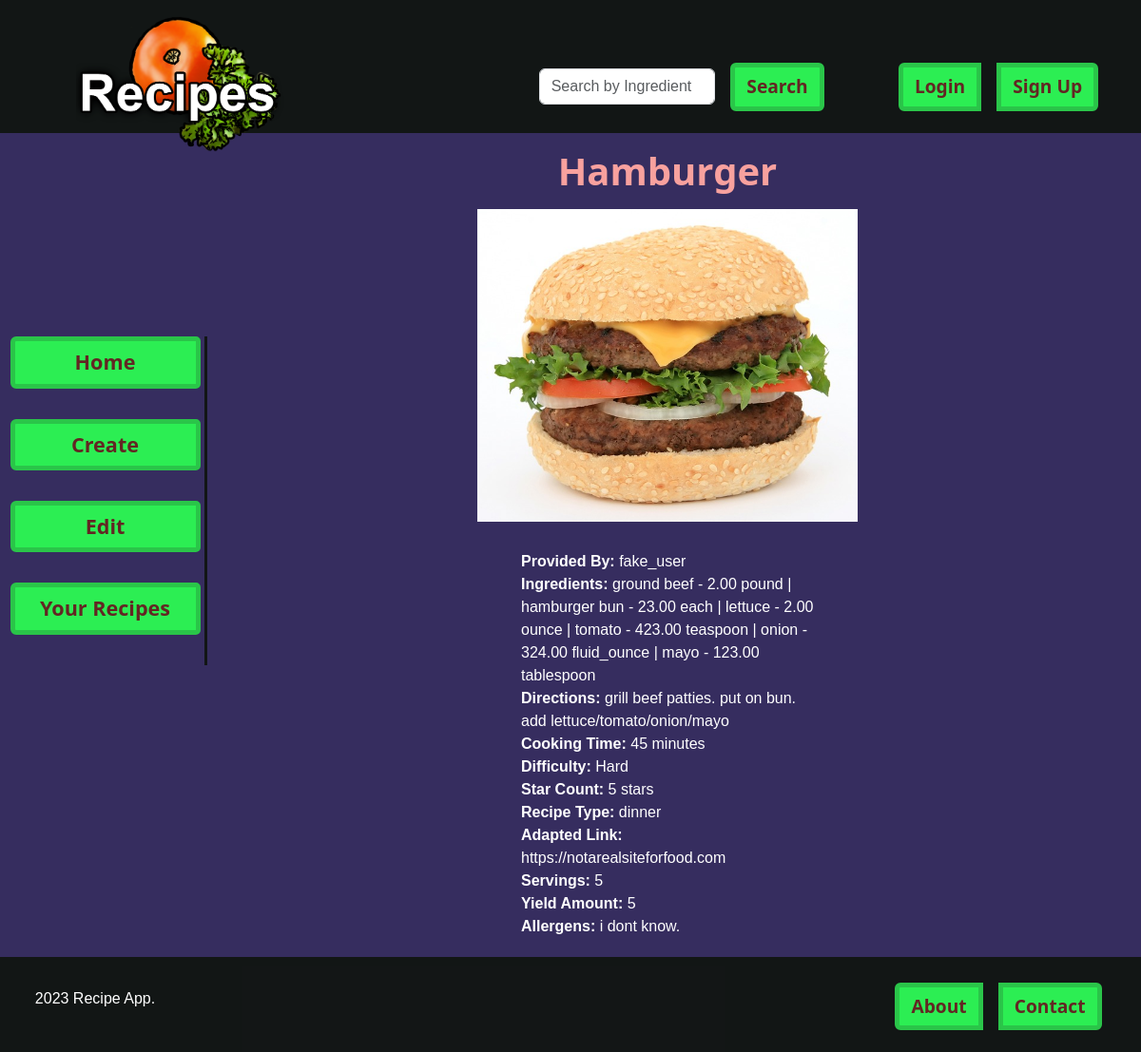
/list/2, run on the app's committed database.
### recipe/models.py (models this page shows, shortened)
class Recipe(models.Model):
    id = models.AutoField(primary_key=True)
    title = models.CharField(max_length=255)
    user = models.ForeignKey(
        "user.User",
        on_delete=models.CASCADE,
        default=None,
        null=True,
        related_name="recipes",
    )
    recipe_ingredients = models.ManyToManyField(
        "recipeingredient.RecipeIngredient",
        through="recipeingredientintermediary.RecipeIngredientIntermediary",
    )
    directions = models.TextField()
    cooking_time = models.PositiveIntegerField(null=True, blank=False)
    star_count = models.PositiveIntegerField(
        choices=[(i, i) for i in range(1, 6)], null=True, blank=False
    )
    recipe_type = models.CharField(max_length=100, choices=RECIPE_TYPES, blank=False)
    adapted_link = models.URLField(blank=True, null=True, default=None)
    servings = models.PositiveIntegerField(null=True, blank=False)
    yield_amount = models.IntegerField(blank=True, null=True, default=None)
    allergens = models.TextField(
        blank=True,
    )
    small_desc = models.TextField(
        max_length=200, default="No Description has been added currently."
    )
    pic = models.ImageField(upload_to="recipe", default="no_picture.jpg")
    def calculate_difficulty(self):
        try:
            ingredients_len = len(self.recipe_ingredients.all())
            if self.cooking_time < 10 and ingredients_len < 4:
                return "Easy"
            elif self.cooking_time < 10 and ingredients_len > 4:
                return "Medium"
            elif self.cooking_time >= 10 and ingredients_len < 4:
                return "Intermediate"
            elif self.cooking_time >= 10 and ingredients_len >= 4:
                return "Hard"
        except:
            print("Missing an appropriate cooking time or ingredients.")
            return "Missing cooking time or ingredients."

### user/models.py (models this page shows)
class User(models.Model):
    id = models.AutoField(primary_key=True)
    username = models.CharField(max_length=150, unique=True)
    password = models.CharField(max_length=128)
    email = models.EmailField(unique=True)
    pic = models.ImageField(upload_to="user", default="no_picture.jpg")
    def __str__(self):
        return str(self.username)

### recipeingredient/models.py (models this page shows, shortened)
class RecipeIngredient(models.Model):
    id = models.AutoField(primary_key=True)
    ingredient = models.ForeignKey("ingredient.Ingredient", on_delete=models.CASCADE)
    calorie_content = models.DecimalField(max_digits=8, decimal_places=2)
    amount = models.DecimalField(
        max_digits=8, decimal_places=2, validators=[MinValueValidator(0)]
    )
    amount_type = models.CharField(max_length=100, choices=AMOUNT_TYPES)
    cost = models.DecimalField(
        max_digits=8, decimal_places=2, validators=[MinValueValidator(0)]
    )
    supplier = models.CharField(max_length=255)
    grams = models.DecimalField(
        max_digits=8, decimal_places=2, validators=[MinValueValidator(0)]
    )

### ingredient/models.py (models this page shows)
class Ingredient(models.Model):
    id = models.AutoField(primary_key=True)
    name = models.CharField(max_length=255, null=True, blank=False)
    def __str__(self):
        return str(self.name)

### recipe/views.py (the view)
# urls.py: path("list/<pk>", RecipeDetailView.as_view(), name="detail"),
class RecipeDetailView(DetailView):  # class-based view
    model = Recipe  # specify model
    template_name = "recipe/recipe_detail.html"  # specify template

### recipe/templates/recipe/recipe_detail.html (shortened to what this page needs)
{% extends "recipe/recipes_home.html" %}
{% load static %}
{% load custom_filters %}
    {% block main %}
    <div class="row" style="margin-top: 156px">
        <div class="col-2"></div>
        <div class="col-10">
            <main>
                <section class="container" style="color: white;">
                    <div class="row">
                        <div class="col-12 card-title-style" style="text-align: center; justify-content: center;">
                            <h1><b>{{object.title}}</b></h1>
                            <img src="{{object.pic.url}}" style="padding-bottom: 6px; width: 400px;" />
                        </div>
                    </div>
                    <div class="row">
                        <div class="col-4"></div>
                        <div class="col-4" style="text-align: left; justify-content: left; padding-bottom: 20px;">
                            <br>
                            <b>Provided By: </b>{{object.user}}
                            <br>
                            <b>Ingredients: </b>
                            {% for ingredient in object.recipe_ingredients.all %}
                            {{ ingredient.ingredient }} - {{ ingredient.amount }} {{ ingredient.amount_type }}
                            {% if not forloop.last %}| {% endif %}
                            {% endfor %}
                            <br>
                            <b>Directions: </b>{{object.directions}}
                            <br>
                            <b>Cooking Time: </b>{{object.cooking_time}} minutes
                            <br>
                            <b>Difficulty: </b>{{object.calculate_difficulty}}
                            <br>
                            <b>Star Count: </b>{{object.star_count}} stars
                            <br>
                            <b>Recipe Type: </b>{{object.recipe_type}}
                            <br>
                            <b>Adapted Link: </b>{{object.adapted_link}}
                            <br>
                            <b>Servings: </b>{{object.servings}}
                            <br>
                            <b>Yield Amount: </b>{{object.yield_amount}}
                            <br>
                            <b>Allergens: </b>{{object.allergens}}
                        </div>
                        <div class="col-4"></div>
                    </div>
                </section>
            </main>
        </div>
    </div>
    {% endblock %}

### recipe/static/css/styles.css (style rules this page uses)
body, html { font-family: Arial, sans-serif; margin: 0; padding: 0; overflow-x: hidden; }
h1, h2, h3 { margin-bottom: 1rem; }
:root { --primary-color: #2cee53; }
main { display: flex; flex-direction: column; align-items: center; min-height: 580px; gap: 2rem; }
.card-title-style { color: #f8a19e; font-weight: lighter; font-family: system-ui, -apple-system, BlinkMacSystemFont, 'Segoe UI', Roboto, Oxygen, Ubuntu, Cantarell, 'Open Sans', 'Helvetica Neue', sans-serif }

### data on the page
Recipe: title "Hamburger", pic (picture), user "fake_user", directions "grill beef patties. put on bun. add lettuce/tomato/onion/mayo", cooking_time "45", calculate_difficulty "Hard", star_count "5", recipe_type "dinner", adapted_link "https://notarealsiteforfood.com", servings "5", yield_amount "5", allergens "i dont know."
RecipeIngredient: ingredient "ground beef", amount "2.00", amount_type "pound"
RecipeIngredient: ingredient "hamburger bun", amount "23.00", amount_type "each"
RecipeIngredient: ingredient "lettuce", amount "2.00", amount_type "ounce"
RecipeIngredient: ingredient "tomato", amount "423.00", amount_type "teaspoon"
RecipeIngredient: ingredient "onion", amount "324.00", amount_type "fluid_ounce"
RecipeIngredient: ingredient "mayo", amount "123.00", amount_type "tablespoon"
